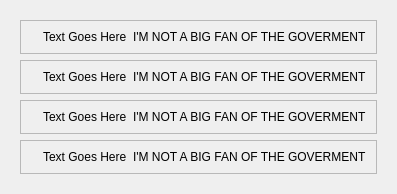
            <widget class="QWidget" name="ContentPage">
             <layout class="QVBoxLayout" name="verticalLayout_4">
              <item>
               <widget class="QWidget" name="Content" native="true">
                <layout class="QVBoxLayout" name="verticalLayout_2">
                 <item>
                  <widget class="QFrame" name="Content4">
                   <property name="frameShape">
                    <enum>QFrame::StyledPanel</enum>
                   </property>
                   <property name="frameShadow">
                    <enum>QFrame::Raised</enum>
                   </property>
                   <layout class="QHBoxLayout" name="horizontalLayout_18">
                    <item>
                     <widget class="QLabel" name="Image_4">
                      <property name="text">
                       <string/>
                      </property>
                      <property name="pixmap">
                       <pixmap>RDT_20240724_180034817307135885488602.jpg</pixmap>
                      </property>
                     </widget>
                    </item>
                    <item>
                     <widget class="QLabel" name="Desc_4">
                      <property name="text">
                       <string>Text Goes Here</string>
                      </property>
                     </widget>
                    </item>
                    <item>
                     <widget class="QLabel" name="Price_4">
                      <property name="text">
                       <string>I'M NOT A BIG FAN OF THE GOVERMENT</string>
                      </property>
                     </widget>
                    </item>
                   </layout>
                  </widget>
                 </item>
                 <item>
                  <widget class="QFrame" name="Content3">
                   <property name="frameShape">
                    <enum>QFrame::StyledPanel</enum>
                   </property>
                   <property name="frameShadow">
                    <enum>QFrame::Raised</enum>
                   </property>
                   <layout class="QHBoxLayout" name="horizontalLayout_19">
                    <item>
                     <widget class="QLabel" name="Image_3">
                      <property name="text">
                       <string/>
                      </property>
                      <property name="pixmap">
                       <pixmap>RDT_20240724_180034817307135885488602.jpg</pixmap>
                      </property>
                     </widget>
                    </item>
                    <item>
                     <widget class="QLabel" name="Desc_3">
                      <property name="text">
                       <string>Text Goes Here</string>
                      </property>
                     </widget>
                    </item>
                    <item>
                     <widget class="QLabel" name="Price_3">
                      <property name="text">
                       <string>I'M NOT A BIG FAN OF THE GOVERMENT</string>
                      </property>
                     </widget>
                    </item>
                   </layout>
                  </widget>
                 </item>
                 <item>
                  <widget class="QFrame" name="Content2">
                   <property name="frameShape">
                    <enum>QFrame::StyledPanel</enum>
                   </property>
                   <property name="frameShadow">
                    <enum>QFrame::Raised</enum>
                   </property>
                   <layout class="QHBoxLayout" name="horizontalLayout_20">
                    <item>
                     <widget class="QLabel" name="Image_2">
                      <property name="text">
                       <string/>
                      </property>
                      <property name="pixmap">
                       <pixmap>RDT_20240724_180034817307135885488602.jpg</pixmap>
                      </property>
                     </widget>
                    </item>
                    <item>
                     <widget class="QLabel" name="Desc_2">
                      <property name="text">
                       <string>Text Goes Here</string>
                      </property>
                     </widget>
                    </item>
                    <item>
                     <widget class="QLabel" name="Price_2">
                      <property name="text">
                       <string>I'M NOT A BIG FAN OF THE GOVERMENT</string>
                      </property>
                     </widget>
                    </item>
                   </layout>
                  </widget>
                 </item>
                 <item>
                  <widget class="QFrame" name="Content1">
                   <property name="frameShape">
                    <enum>QFrame::StyledPanel</enum>
                   </property>
                   <property name="frameShadow">
                    <enum>QFrame::Raised</enum>
                   </property>
                   <layout class="QHBoxLayout" name="horizontalLayout_21">
                    <item>
                     <widget class="QLabel" name="Image_1">
                      <property name="text">
                       <string/>
                      </property>
                      <property name="pixmap">
                       <pixmap>RDT_20240724_180034817307135885488602.jpg</pixmap>
                      </property>
                     </widget>
                    </item>
                    <item>
                     <widget class="QLabel" name="Desc_1">
                      <property name="text">
                       <string>Text Goes Here</string>
                      </property>
                     </widget>
                    </item>
                    <item>
                     <widget class="QLabel" name="Price_1">
                      <property name="text">
                       <string>I'M NOT A BIG FAN OF THE GOVERMENT</string>
                      </property>
                     </widget>
                    </item>
                   </layout>
                  </widget>
                 </item>
                </layout>
               </widget>
              </item>
             </layout>
            </widget>
